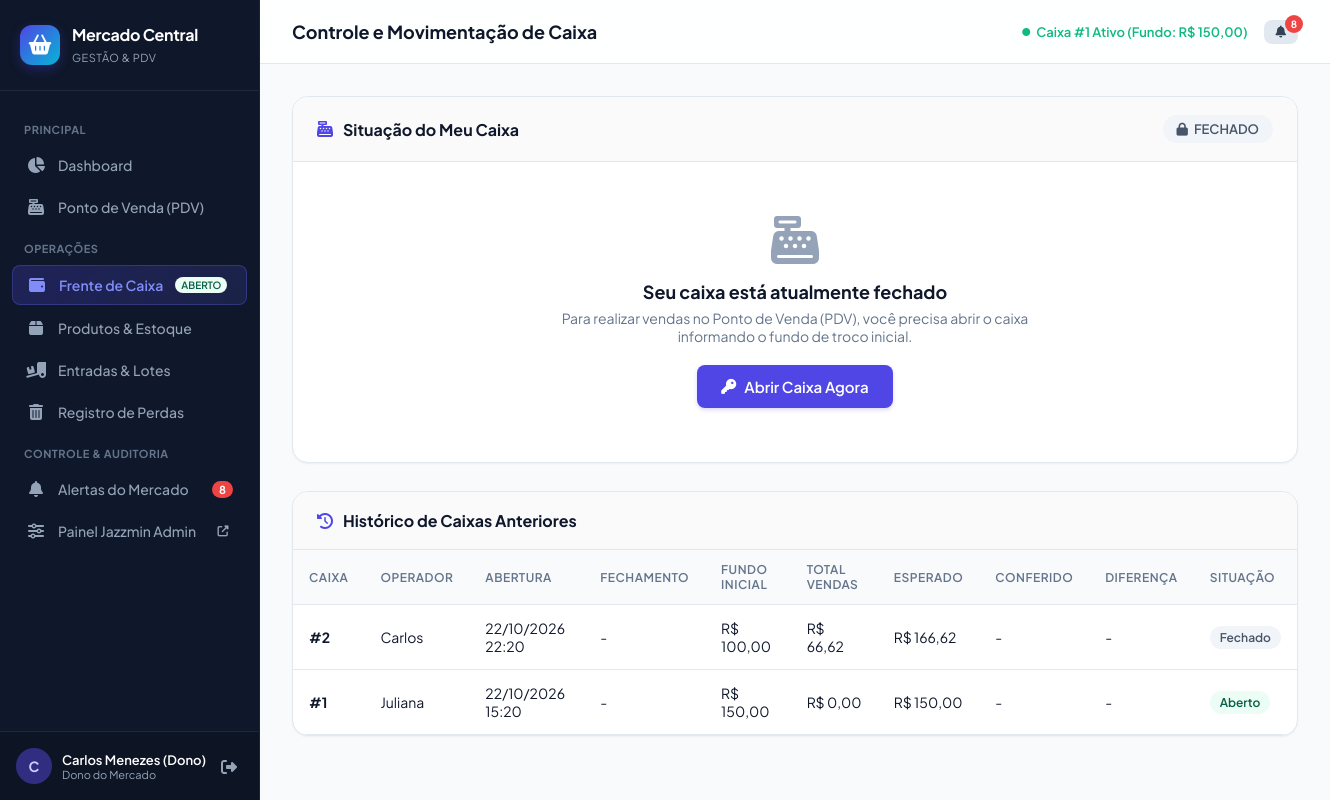
The page /caixa/ (signed in) on the database its author committed.
### mercado/models.py (models this page shows, shortened)
class Usuario(AbstractUser):
    PAPEIS = (
        ('DONO', 'Dono do Mercado'),
        ('GERENTE', 'Gerente'),
        ('OPERADOR', 'Operador de Caixa'),
        ('ESTOQUISTA', 'Estoquista'),
    )
    papel = models.CharField(max_length=20, choices=PAPEIS, default='OPERADOR', verbose_name='Papel')
    class Meta:
        verbose_name = 'Usuário'
        verbose_name_plural = 'Usuários'

class Caixa(models.Model):
    operador = models.ForeignKey(Usuario, on_delete=models.PROTECT, related_name='caixas', verbose_name='Operador')
    aberto = models.BooleanField(default=True, verbose_name='Caixa Aberto?')
    data_abertura = models.DateTimeField(default=timezone.now, blank=True, verbose_name='Data de Abertura')
    data_fechamento = models.DateTimeField(null=True, blank=True, verbose_name='Data de Fechamento')
    fundo_troco_inicial = models.DecimalField(max_digits=10, decimal_places=2, default=0, verbose_name='Fundo de Troco Inicial (R$)')
    valor_fisico_conferido = models.DecimalField(max_digits=10, decimal_places=2, null=True, blank=True, verbose_name='Valor Físico Conferido (R$)')
    valor_sistema = models.DecimalField(max_digits=10, decimal_places=2, default=0, verbose_name='Valor Esperado no Sistema (R$)')
    observacao = models.TextField(blank=True, null=True, verbose_name='Observação do Fechamento')
    class Meta:
        verbose_name = 'Caixa'
        verbose_name_plural = 'Caixas'
        ordering = ['-data_abertura']
    @property
    def total_vendas_periodo(self) -> Decimal:
        total = self.vendas.aggregate(total=models.Sum('total'))['total']
        return Decimal(str(total or 0))

### mercado/views.py (the view)
# urls.py: path('caixa/', views.caixa_status_view, name='caixa_status'),
@login_required
def caixa_status_view(request):
    caixa_atual = Caixa.objects.filter(operador=request.user, aberto=True).first()
    caixas_historico = Caixa.objects.filter(operador=request.user).order_by('-data_abertura')[:10]
    if request.user.papel in ['DONO', 'GERENTE']:
        caixas_historico = Caixa.objects.all().order_by('-data_abertura')[:15]
    context = {
        'caixa_atual': caixa_atual,
        'caixas_historico': caixas_historico,
    }
    return render(request, 'mercado/caixa/status.html', context)

### mercado/context_processors.py (called while the page is built)
def alertas_context(request):
    if request.user.is_authenticated:
        alertas_pendentes = Alerta.objects.filter(visto=False).order_by('-data_criacao')[:10]
        total_alertas = Alerta.objects.filter(visto=False).count()
        caixa_aberto = Caixa.objects.filter(aberto=True, operador=request.user).first()
        if not caixa_aberto and request.user.papel in ['DONO', 'GERENTE']:
            caixa_aberto = Caixa.objects.filter(aberto=True).first()
        return {
            'alertas_pendentes': alertas_pendentes,
            'total_alertas': total_alertas,
            'caixa_aberto_usuario': caixa_aberto,
        }
    return {
        'alertas_pendentes': [],
        'total_alertas': 0,
        'caixa_aberto_usuario': None,
    }

### templates/mercado/caixa/status.html (shortened to what this page needs)
{% extends 'base.html' %}
{% block page_title %}Controle e Movimentação de Caixa{% endblock %}
{% block content %}
<div class="card" style="margin-bottom: 28px;">
  <div class="card-header">
    <h3><i class="fas fa-cash-register" style="color: var(--primary);"></i> Situação do Meu Caixa</h3>
    {% if caixa_atual %}
      <span class="badge badge-success" style="font-size: 13px; padding: 6px 14px;">
        <i class="fas fa-circle" style="font-size: 8px;"></i> ABERTO
      </span>
    {% else %}
      <span class="badge badge-neutral" style="font-size: 13px; padding: 6px 14px;">
        <i class="fas fa-lock"></i> FECHADO
      </span>
    {% endif %}
  </div>
  <div class="card-body">
    {% if caixa_atual %}
      <div style="display: grid; grid-template-columns: repeat(auto-fit, minmax(200px, 1fr)); gap: 20px; margin-bottom: 24px;">
        <div style="background: #f8fafc; padding: 16px; border-radius: var(--radius-sm); border: 1px solid var(--border);">
          <span style="font-size: 12px; color: var(--text-muted); font-weight: 600;">Caixa</span>
          <h4 style="font-size: 18px; margin-top: 4px;">#{{ caixa_atual.id }}</h4>
        </div>
        <div style="background: #f8fafc; padding: 16px; border-radius: var(--radius-sm); border: 1px solid var(--border);">
          <span style="font-size: 12px; color: var(--text-muted); font-weight: 600;">Abertura</span>
          <h4 style="font-size: 15px; margin-top: 4px;">{{ caixa_atual.data_abertura|date:"d/m/Y H:i" }}</h4>
        </div>
        <div style="background: #f8fafc; padding: 16px; border-radius: var(--radius-sm); border: 1px solid var(--border);">
          <span style="font-size: 12px; color: var(--text-muted); font-weight: 600;">Fundo de Troco Inicial</span>
          <h4 style="font-size: 18px; color: var(--text-main); margin-top: 4px;">R$ {{ caixa_atual.fundo_troco_inicial|floatformat:2 }}</h4>
        </div>
        <div style="background: #f8fafc; padding: 16px; border-radius: var(--radius-sm); border: 1px solid var(--border);">
          <span style="font-size: 12px; color: var(--text-muted); font-weight: 600;">Total Vendas no Caixa</span>
          <h4 style="font-size: 18px; color: var(--primary); margin-top: 4px;">R$ {{ caixa_atual.total_vendas_periodo|floatformat:2 }}</h4>
        </div>
        <div style="background: #ecfdf5; padding: 16px; border-radius: var(--radius-sm); border: 1px solid #a7f3d0;">
          <span style="font-size: 12px; color: #065f46; font-weight: 600;">Esperado em Dinheiro</span>
          <h4 style="font-size: 18px; color: #065f46; margin-top: 4px;">R$ {{ caixa_atual.valor_sistema|floatformat:2 }}</h4>
        </div>
      </div>
      <div style="display: flex; gap: 12px; justify-content: flex-end;">
        <a href="{% url 'pdv' %}" class="btn btn-primary">
          <i class="fas fa-shopping-cart"></i> Operar PDV
        </a>
        <a href="{% url 'caixa_fechar' caixa_atual.id %}" class="btn btn-danger">
          <i class="fas fa-lock"></i> Realizar Fechamento do Caixa
        </a>
      </div>
    {% else %}
      <div style="text-align: center; padding: 30px 20px;">
        <i class="fas fa-cash-register" style="font-size: 48px; color: var(--text-light); margin-bottom: 16px;"></i>
        <h4 style="font-size: 18px; font-weight: 700; margin-bottom: 6px;">Seu caixa está atualmente fechado</h4>
        <p style="color: var(--text-muted); font-size: 14px; max-width: 480px; margin: 0 auto 20px;">
          Para realizar vendas no Ponto de Venda (PDV), você precisa abrir o caixa informando o fundo de troco inicial.
        </p>
        <a href="{% url 'caixa_abrir' %}" class="btn btn-primary" style="padding: 12px 24px; font-size: 15px;">
          <i class="fas fa-key"></i> Abrir Caixa Agora
        </a>
      </div>
    {% endif %}
  </div>
</div>
<div class="card">
  <div class="card-header">
    <h3><i class="fas fa-history" style="color: var(--primary);"></i> Histórico de Caixas Anteriores</h3>
  </div>
  <div class="table-responsive">
    <table class="custom-table">
      <thead>
        <tr>
          <th>Caixa</th>
          <th>Operador</th>
          <th>Abertura</th>
          <th>Fechamento</th>
          <th>Fundo Inicial</th>
          <th>Total Vendas</th>
          <th>Esperado</th>
          <th>Conferido</th>
          <th>Diferença</th>
          <th>Situação</th>
        </tr>
      </thead>
      <tbody>
        {% for c in caixas_historico %}
          <tr>
            <td><strong>#{{ c.id }}</strong></td>
            <td>{{ c.operador.first_name|default:c.operador.username }}</td>
            <td>{{ c.data_abertura|date:"d/m/Y H:i" }}</td>
            <td>{{ c.data_fechamento|date:"d/m/Y H:i"|default:"-" }}</td>
            <td>R$ {{ c.fundo_troco_inicial|floatformat:2 }}</td>
            <td>R$ {{ c.total_vendas_periodo|floatformat:2 }}</td>
            <td>R$ {{ c.valor_sistema|floatformat:2 }}</td>
            <td>
              {% if c.valor_fisico_conferido is not None %}
                R$ {{ c.valor_fisico_conferido|floatformat:2 }}
              {% else %}
                -
              {% endif %}
            </td>
            <td>
              {% if not c.aberto and c.valor_fisico_conferido is not None %}
                {% if c.diferenca == 0 %}
                  <span style="color: var(--success); font-weight: bold;">R$ 0,00</span>
                {% elif c.diferenca > 0 %}
                  <span style="color: var(--info); font-weight: bold;">+ R$ {{ c.diferenca|floatformat:2 }}</span>
                {% else %}
                  <span style="color: var(--danger); font-weight: bold;">- R$ {{ c.diferenca|floatformat:2|slice:"1:" }}</span>
                {% endif %}
              {% else %}
                -
              {% endif %}
            </td>
            <td>
              {% if c.aberto %}
                <span class="badge badge-success">Aberto</span>
              {% else %}
                <span class="badge badge-neutral">Fechado</span>
              {% endif %}
            </td>
          </tr>
        {% empty %}
          <tr>
            <td colspan="10" style="text-align: center; color: var(--text-muted); padding: 30px;">
              Nenhum histórico de caixa encontrado.
            </td>
          </tr>
        {% endfor %}
      </tbody>
    </table>
  </div>
</div>
{% endblock %}

### templates/base.html (shortened to what this page needs)
{% load static %}
<!DOCTYPE html>
<html lang="pt-br">
<head>
  <link rel="stylesheet" href="https://cdnjs.cloudflare.com/ajax/libs/font-awesome/6.5.1/css/all.min.css">
  <link rel="stylesheet" href="{% static 'css/custom.css' %}">
</head>
<body>
  <aside class="app-sidebar">
    <div class="brand-header">
      <div class="brand-icon">
        <i class="fas fa-shopping-basket"></i>
      </div>
      <div class="brand-text">
        <h1>Mercado Central</h1>
        <span>Gestão &amp; PDV</span>
      </div>
    </div>
    <ul class="sidebar-menu">
      <li class="menu-section-title">Principal</li>
      <li>
        <a href="{% url 'dashboard' %}" class="{% if request.resolver_match.url_name == 'dashboard' %}active{% endif %}">
          <i class="fas fa-chart-pie"></i>
          <span>Dashboard</span>
        </a>
      </li>
      <li>
        <a href="{% url 'pdv' %}" class="{% if request.resolver_match.url_name == 'pdv' %}active{% endif %}">
          <i class="fas fa-cash-register"></i>
          <span>Ponto de Venda (PDV)</span>
        </a>
      </li>
      <li class="menu-section-title">Operações</li>
      <li>
        <a href="{% url 'caixa_status' %}" class="{% if 'caixa' in request.resolver_match.url_name %}active{% endif %}">
          <i class="fas fa-wallet"></i>
          <span>Frente de Caixa</span>
          {% if caixa_aberto_usuario %}
            <span class="badge badge-success" style="font-size: 10px; padding: 2px 6px;">ABERTO</span>
          {% else %}
            <span class="badge badge-neutral" style="font-size: 10px; padding: 2px 6px;">FECHADO</span>
          {% endif %}
        </a>
      </li>
      <li>
        <a href="{% url 'produto_lista' %}" class="{% if 'produto' in request.resolver_match.url_name %}active{% endif %}">
          <i class="fas fa-box"></i>
          <span>Produtos &amp; Estoque</span>
        </a>
      </li>
      <li>
        <a href="{% url 'entrada_lista' %}" class="{% if 'entrada' in request.resolver_match.url_name %}active{% endif %}">
          <i class="fas fa-truck-loading"></i>
          <span>Entradas &amp; Lotes</span>
        </a>
      </li>
      <li>
        <a href="{% url 'perda_lista' %}" class="{% if 'perda' in request.resolver_match.url_name %}active{% endif %}">
          <i class="fas fa-trash-alt"></i>
          <span>Registro de Perdas</span>
        </a>
      </li>
      <li class="menu-section-title">Controle &amp; Auditoria</li>
      <li>
        <a href="{% url 'alerta_lista' %}" class="{% if 'alerta' in request.resolver_match.url_name %}active{% endif %}">
          <i class="fas fa-bell"></i>
          <span>Alertas do Mercado</span>
          {% if total_alertas > 0 %}
            <span class="menu-badge">{{ total_alertas }}</span>
          {% endif %}
        </a>
      </li>
      {% if user.is_staff %}
      <li>
        <a href="/admin/" target="_blank">
          <i class="fas fa-sliders-h"></i>
          <span>Painel Jazzmin Admin</span>
          <i class="fas fa-external-link-alt" style="font-size: 11px; margin-left: auto;"></i>
        </a>
      </li>
      {% endif %}
    </ul>
    <div class="sidebar-footer">
      <div class="user-card">
        <div class="user-avatar">
          {{ user.first_name|default:user.username|slice:":1"|upper }}
        </div>
        <div class="user-info">
          <div class="name">{{ user.get_full_name|default:user.username }}</div>
          <div class="role">{{ user.get_papel_display }}</div>
        </div>
      </div>
      <a href="{% url 'logout' %}" class="btn-logout" title="Sair do Sistema">
        <i class="fas fa-sign-out-alt"></i>
      </a>
    </div>
  </aside>
  <main class="app-main">
    <header class="top-navbar">
      <div class="navbar-title">
        <h2>{% block page_title %}Dashboard{% endblock %}</h2>
      </div>
      <div class="navbar-actions">
        {% if caixa_aberto_usuario %}
          <div style="font-size: 13px; color: var(--success); font-weight: 600; display: flex; align-items: center; gap: 6px;">
            <i class="fas fa-circle" style="font-size: 8px;"></i>
            <span>Caixa #{{ caixa_aberto_usuario.id }} Ativo (Fundo: R$ {{ caixa_aberto_usuario.fundo_troco_inicial }})</span>
          </div>
        {% else %}
          <a href="{% url 'caixa_abrir' %}" class="btn btn-sm btn-primary">
            <i class="fas fa-key"></i> Abrir Caixa
          </a>
        {% endif %}
        <a href="{% url 'alerta_lista' %}" class="btn btn-sm btn-secondary" style="position: relative;" title="Alertas">
          <i class="fas fa-bell"></i>
          {% if total_alertas > 0 %}
            <span style="position: absolute; top: -5px; right: -5px; background: var(--danger); color: #fff; border-radius: 9999px; width: 18px; height: 18px; font-size: 10px; display: flex; align-items: center; justify-content: center; font-weight: bold;">
              {{ total_alertas }}
            </span>
          {% endif %}
        </a>
      </div>
    </header>
    <div class="page-content">
      {% block content %}{% endblock %}
    </div>
  </main>
</body>
</html>

### rows shown on the page
Usuario: first_name "C", get_full_name "Carlos Menezes (Dono)", papel "Dono do Mercado"
Caixa: id "1", fundo_troco_inicial "150,00", operador.first_name "Juliana", data_abertura "22/10/2026 15:20", data_fechamento "-", total_vendas_periodo "0,00", valor_sistema "150,00", aberto "Aberto"
Caixa: id "2", operador.first_name "Carlos", data_abertura "22/10/2026 22:20", data_fechamento "-", fundo_troco_inicial "100,00", total_vendas_periodo "66,62", valor_sistema "166,62", aberto "Fechado"

### other values the page prints
{{ total_alertas }} "8"
